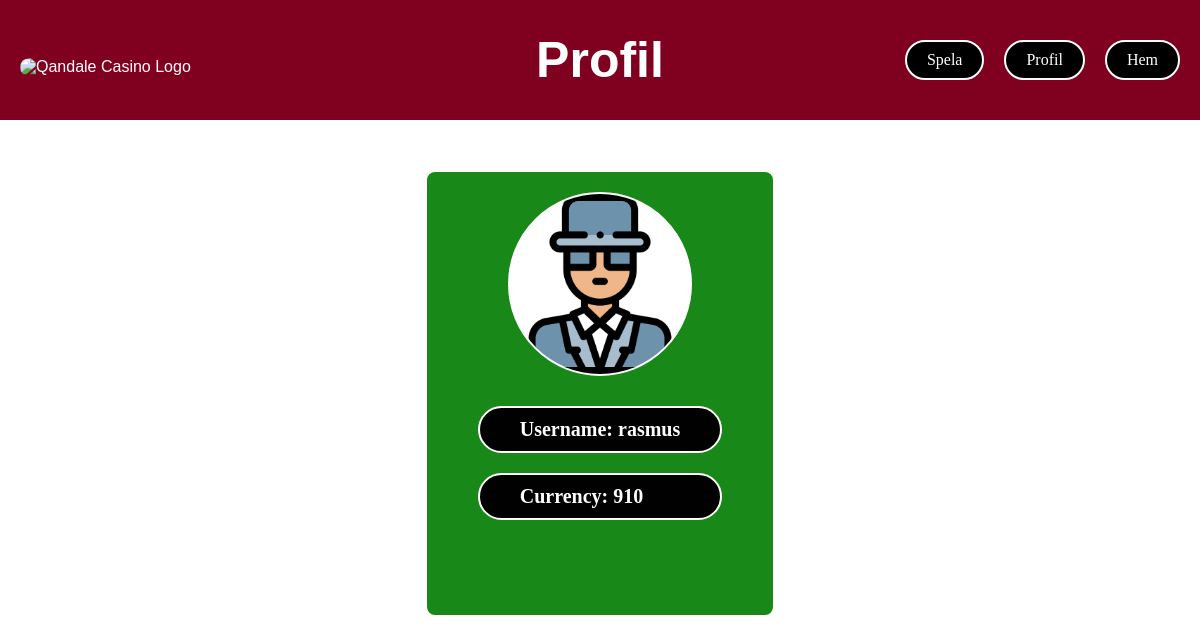
Page /profile.php (signed in) on the earlier database version.
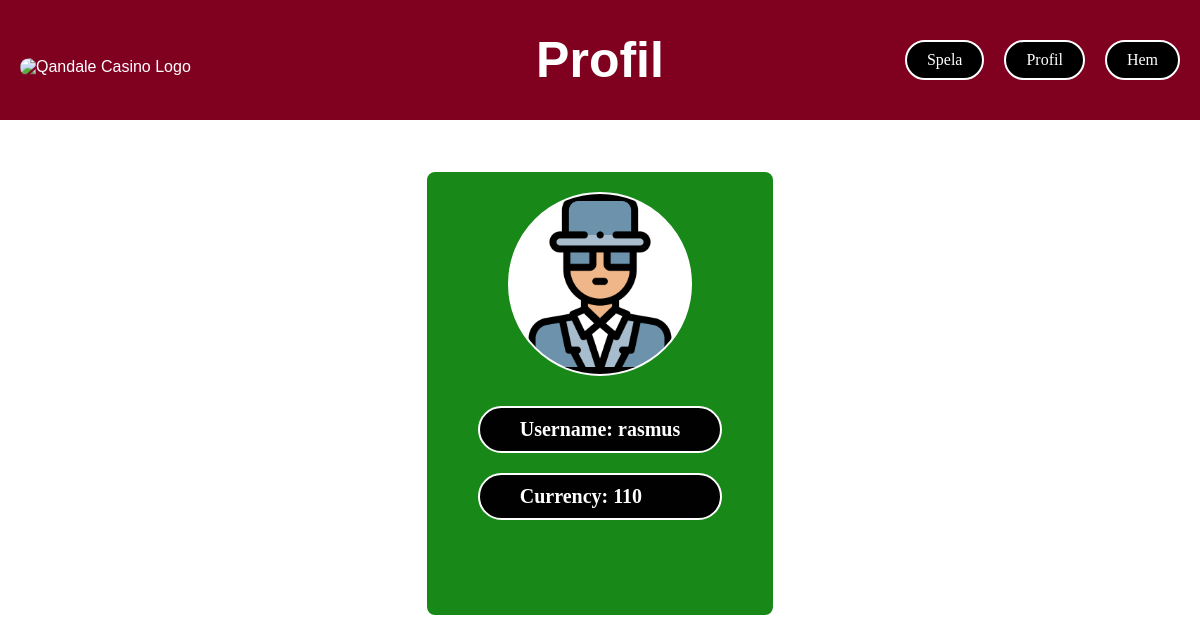
Same page on the later database version.
### tables this page shows
CREATE TABLE "User" (
	"userID"	INTEGER NOT NULL UNIQUE,
	"username"	TEXT NOT NULL UNIQUE,
	"password"	TEXT NOT NULL,
	"currency"	INTEGER,
	PRIMARY KEY("userID" AUTOINCREMENT)
);

### profile.php (the view, shortened to what this page needs)
<?php
$user_id = $_SESSION['USERID'];
$db = new SQLite3("./db/database.db");
$stmt = $db->prepare('SELECT username, currency FROM User WHERE userID = :userID');
$stmt->bindValue(':userID', $user_id, SQLITE3_INTEGER);
$result = $stmt->execute();
$profile = $result->fetchArray(SQLITE3_ASSOC);
?>
<!DOCTYPE html>
<html lang="en">
<head>
    <link rel="stylesheet" href="profile.css">
</head>
<body>
<aside id="topbar">
       <div class="topbar-container">
           <img src="NyaQuandale.gif" alt="Qandale Casino Logo" class="topbar-logo" href="./index.php">
           <h1> Profil </h1>
           <div class="button-container">
               <button onclick="navigateTo('weather.php')">Spela</button>
               <button onclick="navigateTo('profile.php')">Profil</button>
               <button onclick="navigateTo('index.php')">Hem</button>
           </div>
       </div>
   </aside>
    <article id="profileBox">
        <img src="profilepic.png" alt="Profile picture">
        <ul>
            <li>
                <h3> Username: <?php echo htmlspecialchars($profile['username']); ?> </h3>
            </li>
            <li>
                <h3> Currency: <?php echo htmlspecialchars($profile['currency']); ?> </h3>
            </li>
        </ul>
    </article>
</body>
</html>

### profile.css (style rules this page uses)
* { margin: 0; padding: 0; box-sizing: border-box; }
body { background-image: url('backgrund.jpg'); background-size: cover; background-position: center; margin: 0; padding: 0; font-family: Arial, sans-serif; }
#topbar { width: 100%; background-color: #800020; color: white; display: flex; justify-content: center; align-items: center; box-sizing: border-box; padding: 60px 0; position: fixed; top: 0; z-index: 1000; }
.topbar-container { width: 100%; max-width: 1200px; display: flex; justify-content: space-between; align-items: center; padding: 0 20px; position: relative; }
h1 { position: absolute; font-size: 50px; left: 50%; transform: translateX(-50%); margin: 0; }
.topbar-logo { max-height: 150px; position: absolute; top: 80%; left: 20px; transform: translateY(-10%); border-radius: 80px; }
.button-container { display: flex; gap: 20px; right: 20px; position: absolute; top: 50%; transform: translateY(-50%); }
.button-container button { height: 40px; padding: 10px 20px; font-size: 16px; cursor: pointer; background-color: rgb(0, 0, 0); border: none; border-radius: 20px; color: white; text-decoration: none; font-family: 'Times New Roman', Times, serif; display: flex; align-items: center; justify-content: center; border: 2px solid white; }
#profileBox { display: flex; flex-direction: column; align-items: center; padding: 20px 20px 75px; border-radius: 10px; width: 350px; margin: 170px auto 30px; margin-top: 30 px; background-color: #188818; border: 2px solid white; }
#profileBox img { width: 60%; height: 60%; border-radius: 50%; object-fit: cover; border: 2px solid white; margin-bottom: 10px; background-color: white; }
#profileBox ul { list-style: none; padding: 0; }
#profileBox ul li { margin-bottom: 15px; border: 5px; }
#profileBox ul li h3 { margin: 20px; padding: 10px 40px; font-size: 20px; font-weight: bold; font-family: 'Times New Roman', Times, serif; background-color: #010101; border-radius: 50px; border: 2px solid white; color: white; }

Differences in the rows shown:
changed user "rasmus": currency "910" → "110"
